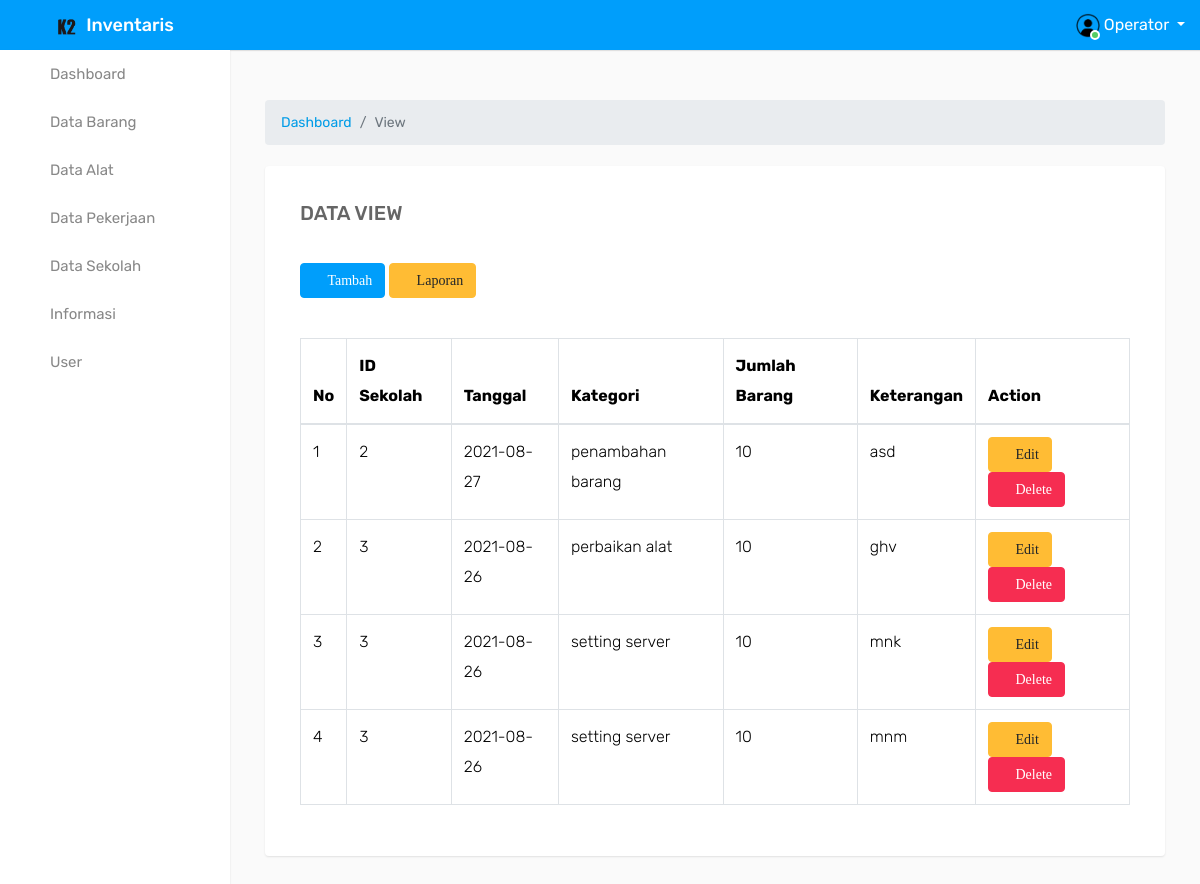
The app's page /operator/index.php?page=view&aksi=view&id_sekolah=4 (signed in) with its own data.
### tables this page shows
CREATE TABLE `view` (
  `id_view` int(10) NOT NULL,
  `id_sekolah` int(10) NOT NULL,
  `tanggal` date NOT NULL,
  `kategori` varchar(255) NOT NULL,
  `jumlah_barang` varchar(255) NOT NULL,
  `keterangan` varchar(255) NOT NULL
);

### pages/view/tampil.php (the view, shortened to what this page needs)
<div class="page-wrapper">
            <div class="content">
                <div class="row">
            <div class="card-body table-responsive">
<div class="page-title-right">
   <ol class="breadcrumb m-0">
      <li class="breadcrumb-item"><a href="javascript: void(0);">Dashboard</a></li>
      <li class="breadcrumb-item active">View</li>
   </ol>
</div>
<br>
        <div class="card mb-3">
          <div class="card-header">
           <div class="card-body">
           <h5 class="header-title" style="font-size: 20px;">DATA VIEW</h5>
            <br>
          <a href="?page=view&aksi=tambah"><button type="button" class="btn btn-info"><i class="fa fa-plus"> Tambah</button></a></i>
          <a href="../../pages/laporan/laporanview.php?id_view='.$data['id_view'].'"><button type="button" class="btn btn-warning"><i class="fa fa-print"> Laporan</button></a></i>
        </div>
          <div class="card-body">
            <div class="table-responsive">
              <table class="table table-bordered" id="dataTable" width="100%" cellspacing="0">
                <thead class="thead">
                <tr>
                    <th>No</th>
                    <th>ID Sekolah</th>
                    <th>Tanggal</th>
                    <th>Kategori</th>
                    <th>Jumlah Barang</th>
                    <th>Keterangan</th>
                    <th>Action</th>
                  </tr>
<?php
$TAMPIL = mysqli_query($koneksi, "SELECT sekolah.*,view.* FROM
sekolah INNER JOIN view on view.id_sekolah=sekolah.id_sekolah ORDER BY sekolah.id_sekolah ASC");
$NO=1;
while ($ROW =@mysqli_fetch_array($TAMPIL)) {
      $NIP    =$ROW['id_sekolah'];
      $NAMA   =$ROW['tanggal'];
      $ALAMAT =$ROW['kategori'];
      $NO_TLP =$ROW['jumlah_barang'];
      $JK     =$ROW['keterangan'];
?>
</thead>
<body>
     <tr>
          <td><?php echo $NO; ?></td>
          <td><?php echo $NIP; ?></td>
          <td><?php echo $NAMA; ?></td>
          <td><?php echo $ALAMAT; ?></td>
          <td><?php echo $NO_TLP ;?></td>
          <td><?php echo $JK; ?></td>
              <td>
        <a href="index.php?page=view&aksi=edit&id_view='.$data['id_view'].'" class="btn btn-warning"><i class="fa fa-edit"> Edit</a></i>
												  <a href="../pages/view/hapus.php?id_view='.$data['id_view'].'" class="btn btn-danger tom" onclick="return confirm(\'Yakin ingin menghapus data ini?\')"><i class="fa fa-trash"> Delete</a></i>
        </div>
       </td>
                 </tr>
               </body>
   <?php
   $NO++;
 }
 ?>

### records on screen
view: id_sekolah "2", tanggal "2021-08-27", kategori "penambahan barang", jumlah_barang "10", keterangan "asd"
view: id_sekolah "3", tanggal "2021-08-26", kategori "perbaikan alat", jumlah_barang "10", keterangan "ghv"
view: id_sekolah "3", tanggal "2021-08-26", kategori "setting server", jumlah_barang "10", keterangan "mnk"
view: id_sekolah "3", tanggal "2021-08-26", kategori "setting server", jumlah_barang "10", keterangan "mnm"
